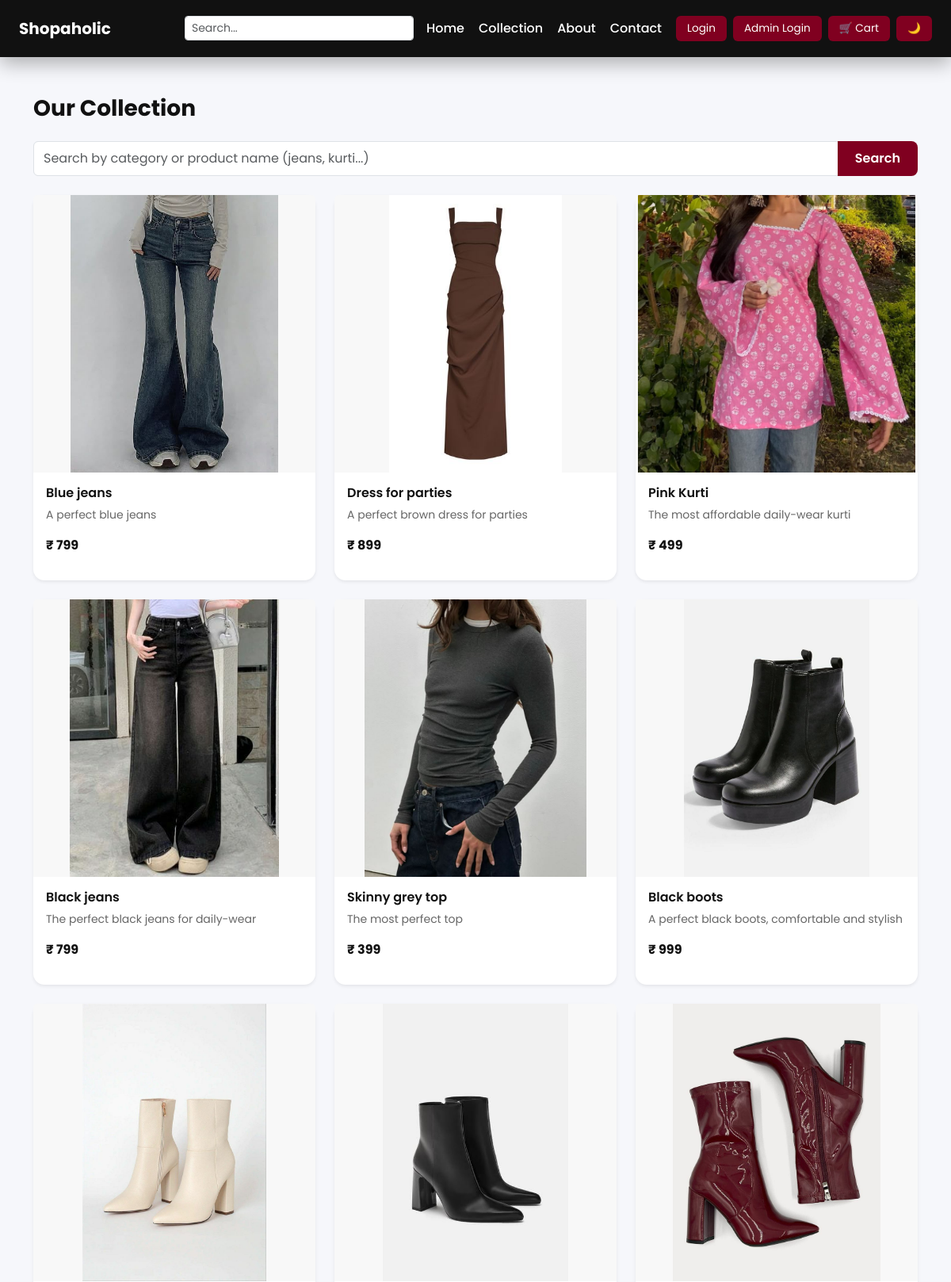
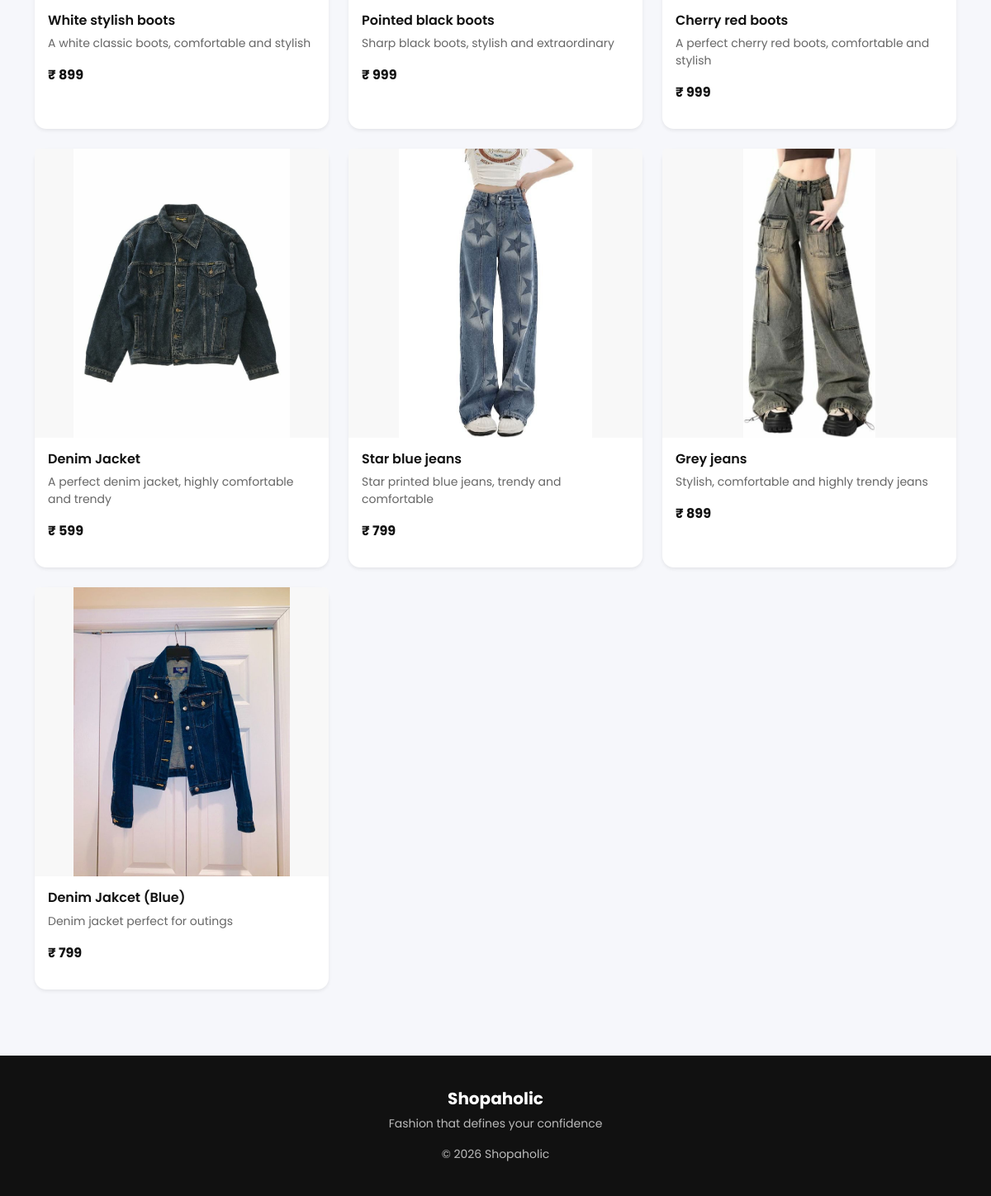
Screenshot of /collection/ with the database file from the repository (2 pictures, top to bottom).
### shop/models.py (models this page shows, shortened)
class Product(models.Model):
    name = models.CharField(max_length=200)
    price = models.IntegerField()
    category = models.ForeignKey(Category, on_delete=models.CASCADE)
    image = models.ImageField(upload_to='products/')
    stock = models.IntegerField()
    description = models.TextField()

### shop/views.py (the view)
# urls.py: path('collection/', collection, name='collection'),
def collection(request):
    query = request.GET.get('q')
    if query:
        products = Product.objects.filter(
            Q(name__icontains=query) |
            Q(category__name__icontains=query)
        )
    else:
        products = Product.objects.all()
    return render(request, 'shop/collection.html', {
        'products': products,
        'query': query
    })

### templates/shop/collection.html
{% extends 'shop/base.html' %}
{% block content %}
<h3 class="fw-bold mb-4">Our Collection</h3>
<form method="get" class="mb-4">
  <div class="input-group">
    <input type="text"
           name="q"
           value="{{ query|default:'' }}"
           class="form-control"
           placeholder="Search by category or product name (jeans, kurti...)">
    <button class="btn btn-maroon btn-lgn">Search</button>
  </div>
</form>
<div class="row g-4">
  {% for product in products %}
  <div class="col-12 col-md-6 col-lg-4">
    <a href="{% url 'shop:product_detail' product.id %}"
       class="text-decoration-none text-dark">
      <div class="card border-0 shadow-sm h-100 product-card">
        <img src="{{ product.image.url }}"
             class="card-img-top"
             style="height:350px; object-fit:contain; background:#f8f8f8;"
             alt="{{ product.name }}">
        <div class="card-body">
          <h6 class="fw-semibold">{{ product.name }}</h6>
          <p class="text-muted small">
            {{ product.description|truncatechars:80 }}
          </p>
          <p class="fw-bold">₹ {{ product.price }}</p>
        </div>
      </div>
    </a>
  </div>
  {% empty %}
  <p class="text-muted">No products found.</p>
  {% endfor %}
</div>
{% endblock %}

### templates/shop/base.html (shortened to what this page needs)
<!DOCTYPE html>
<html lang="en">
<head>
  <link href="https://cdn.jsdelivr.net/npm/bootstrap@5.3.3/dist/css/bootstrap.min.css" rel="stylesheet">
</head>
<body>
<nav class="navbar navbar-expand-lg navbar-dark px-4 py-3">
  <a class="navbar-brand fw-bold text-white" href="{% url 'shop:home' %}">
    Shopaholic
  </a>
  <div class="ms-auto d-flex align-items-center">
    {% if not user.is_superuser %}
    <form class="d-flex me-3" action="{% url 'shop:search' %}" method="get">
      <input class="form-control form-control-sm" type="search" name="q" placeholder="Search...">
    </form>
    {% endif %}
    {% if user.is_authenticated and user.is_superuser %}
      <a class="nav-link" href="{% url 'adminapp:dashboard' %}">Dashboard</a>
      <a class="btn btn-nav btn-sm me-2" href="{% url 'adminapp:admin_products' %}">
        Manage Products
      </a>
      <a class="btn btn-nav btn-sm" href="{% url 'userapp:logout' %}">
        Logout
      </a>
    {% else %}
      <a class="nav-link" href="{% url 'shop:home' %}">Home</a>
      <a class="nav-link" href="{% url 'shop:collection' %}">Collection</a>
      <a class="nav-link" href="{% url 'shop:about' %}">About</a>
      <a class="nav-link" href="{% url 'shop:contact' %}">Contact</a>
      {% if user.is_authenticated %}
        <span class="text-white me-2">Hi, {{ user.username }}</span>
        <a class="btn btn-nav btn-sm me-2" href="{% url 'shop:my_orders' %}">
          My Orders
        </a>
        <a class="btn btn-nav btn-sm me-2" href="{% url 'userapp:logout' %}">
          Logout
        </a>
      {% else %}
        <a class="btn btn-nav btn-sm me-2" href="{% url 'userapp:login' %}">
          Login
        </a>
        <a class="btn btn-nav btn-sm me-2" href="{% url 'adminapp:admin_login' %}">
          Admin Login
        </a>
      {% endif %}
      <a class="btn btn-nav btn-sm" href="{% url 'shop:view_cart' %}">
        🛒 Cart
      </a>
      <button id="themeToggle" class="btn btn-sm btn-nav ms-2">
        🌙
      </button>
    {% endif %}
  </div>
</nav>
<div class="container my-5">
  {% block content %}{% endblock %}
</div>
<footer>
  <div class="container text-center">
    <h5 class="fw-bold text-white">Shopaholic</h5>
    <p class="small">Fashion that defines your confidence</p>
    <p class="small mb-0">© 2026 Shopaholic</p>
  </div>
</footer>
</body>
</html>

### templates/shop/base.html (style rules this page uses)
:root { --bg-main: #f6f7fb; --bg-card: #ffffff; --text-main: #111; --text-muted: #666; --navbar-bg: #111; --maroon: #800020; }
body { font-family: 'Poppins', sans-serif; background: var(--bg-main); color: var(--text-main); transition: all 0.3s ease; }
.card { background: var(--bg-card); color: var(--text-main); transition: 0.3s; }
.text-muted { color: var(--text-muted) !important; }
.navbar { background: var(--navbar-bg); box-shadow: 0 8px 25px rgba(0,0,0,0.3); }
.nav-link { color: white !important; margin-right: 18px; position: relative; font-weight: 500; }
.nav-link::after { content: ''; position: absolute; width: 0; height: 2px; bottom: -5px; left: 0; background: var(--maroon); transition: width 0.3s ease; }
.btn-maroon { background-color: var(--maroon); color: white; border: none; font-weight: 600; border-radius: 8px; padding: 10px 22px; transition: 0.3s; }
.btn-nav { background-color: var(--maroon); color: white; border: none; border-radius: 6px; padding: 6px 14px; font-size: 0.85rem; }
.product-card { border-radius: 14px; transition: 0.3s; }
footer { background: #111; color: #bbb; padding: 40px 0; margin-top: 80px; }

### rows the page displays
Product: image (picture), name "Blue jeans", description "A perfect blue jeans", price "799"
Product: image (picture), name "Dress for parties", description "A perfect brown dress for parties", price "899"
Product: image (picture), name "Pink Kurti", description "The most affordable daily-wear kurti", price "499"
Product: image (picture), name "Black jeans", description "The perfect black jeans for daily-wear", price "799"
Product: image (picture), name "Skinny grey top", description "The most perfect top", price "399"
Product: image (picture), name "Black boots", description "A perfect black boots, comfortable and stylish", price "999"
Product: image (picture), name "White stylish boots", description "A white classic boots, comfortable and stylish", price "899"
Product: image (picture), name "Pointed black boots", description "Sharp black boots, stylish and extraordinary", price "999"
Product: image (picture), name "Cherry red boots", description "A perfect cherry red boots, comfortable and stylish", price "999"
Product: image (picture), name "Denim Jacket", description "A perfect denim jacket, highly comfortable and trendy", price "599"
Product: image (picture), name "Star blue jeans", description "Star printed blue jeans, trendy and comfortable", price "799"
Product: image (picture), name "Grey jeans", description "Stylish, comfortable and highly trendy jeans", price "899"
Product: image (picture), name "Denim Jakcet (Blue)", description "Denim jacket perfect for outings", price "799"
